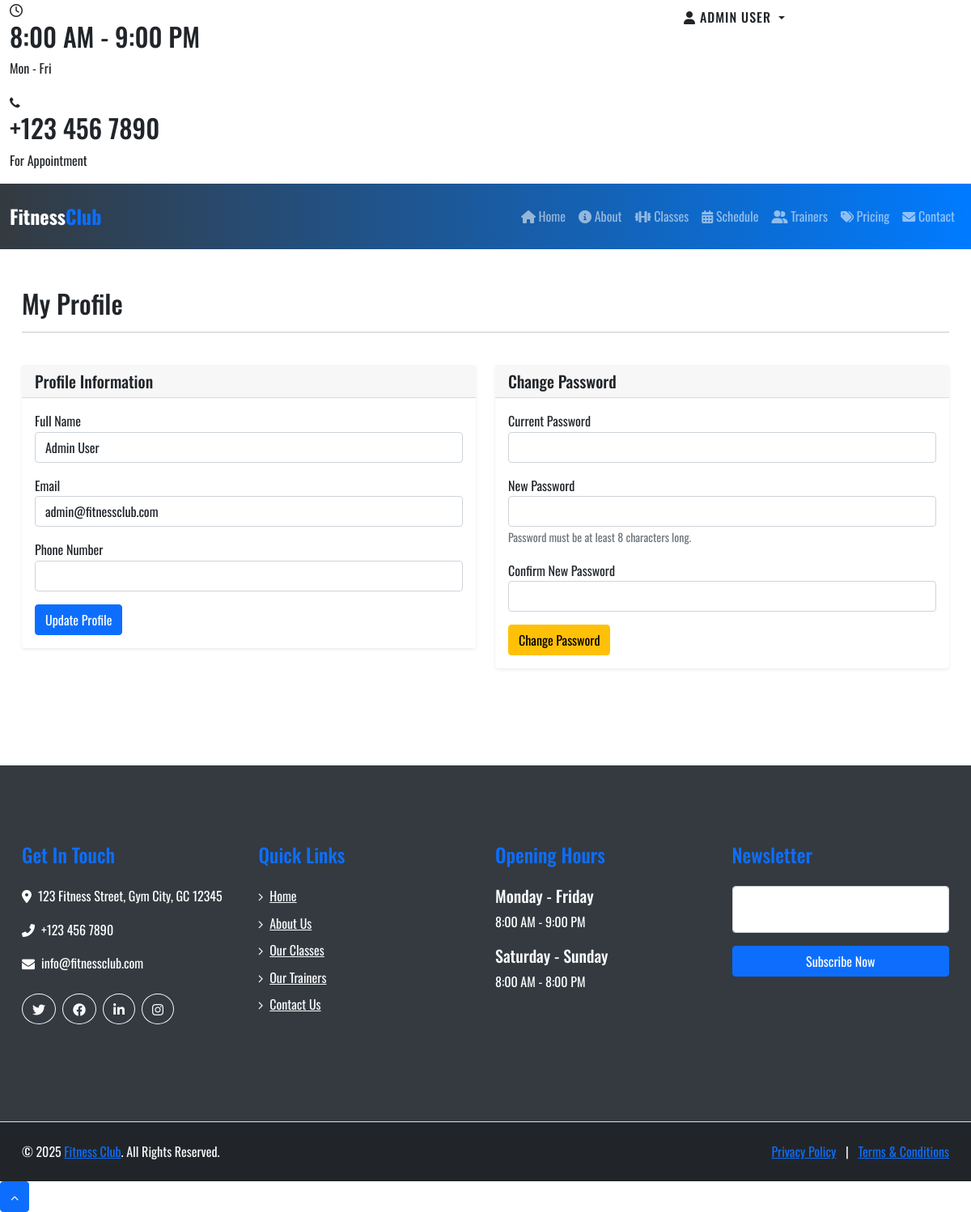
Page /member/profile.php (signed in) on the committed database.
### tables this page shows
CREATE TABLE users (
    id INT PRIMARY KEY AUTO_INCREMENT,
    name VARCHAR(100) NOT NULL,
    email VARCHAR(100) UNIQUE NOT NULL,
    password VARCHAR(255) NOT NULL,
    phone VARCHAR(20),
    role ENUM('member', 'admin') DEFAULT 'member',
    status ENUM('active', 'inactive') DEFAULT 'active',
    join_date DATETIME DEFAULT CURRENT_TIMESTAMP
);

### includes/db.php (called while the page is built, shortened)
<?php
class Database
{
    private static $instance = null;
    private $conn;
    private function __construct()
    {
        try {
            $dsn = "mysql:host=" . DB_HOST .
                ";dbname=" . DB_NAME .
                ";charset=" . DB_CHARSET;
            $options = [
                PDO::ATTR_ERRMODE => PDO::ERRMODE_EXCEPTION,
                PDO::ATTR_DEFAULT_FETCH_MODE => PDO::FETCH_ASSOC,
                PDO::ATTR_EMULATE_PREPARES => false,
            ];
            $this->conn = new PDO($dsn, DB_USER, DB_PASS, $options);
        } catch (PDOException $e) {
            error_log("Connection Error: " . $e->getMessage());
            throw new Exception("Database connection failed");
        }
    }
    public static function getInstance()
    {
        if (self::$instance === null) {
            self::$instance = new self();
        }
        return self::$instance;
    }
    public function query($sql, $params = [])
    {
        try {
            $stmt = $this->conn->prepare($sql);
            $stmt->execute($params);
            return $stmt;
        } catch (PDOException $e) {
            error_log("Query Error: " . $e->getMessage());
            throw new Exception("Database query failed");
        }
    }
    public function fetchOne($sql, $params = [])
    {
        try {
            $stmt = $this->query($sql, $params);
            return $stmt->fetch();
        } catch (Exception $e) {
            error_log("FetchOne Error: " . $e->getMessage());
            throw new Exception("Failed to fetch data");
        }
    }
}

### includes/auth.php (called while the page is built, shortened)
<?php
require_once 'db.php';
class Auth {
    private $db;
    public function __construct() {
        $this->db = Database::getInstance();
    }
    public function isLoggedIn() {
        return isset($_SESSION['user_id']) && !empty($_SESSION['user_id']);
    }
    public function getUserById($userId) {
        return $this->db->fetchOne(
            "SELECT id, name, email, phone, role, join_date, status
             FROM users
             WHERE id = ? AND status = 'active'",
            [$userId]
        );
    }
    public function getCurrentUser() {
        return $this->getUserById($_SESSION['user_id']);
    }
}
?>

### member/profile.php (the view, shortened to what this page needs)
<?php
require_once '../includes/auth.php';
$auth = new Auth();
$user = $auth->getUserById($_SESSION["user_id"]);
$name_err = $email_err = $phone_err = $password_err = $confirm_password_err = "";
?>
<?php include '../includes/header.php'; ?>
<div class="container py-5">
    <div class="row">
        <div class="col-md-12 mb-4">
            <h2>My Profile</h2>
            <hr>
        </div>
        <div class="col-md-6 mb-4">
            <div class="card shadow-sm">
                <div class="card-header">
                    <h5 class="card-title mb-0">Profile Information</h5>
                </div>
                <div class="card-body">
                    <form action="<?php echo htmlspecialchars($_SERVER["PHP_SELF"]); ?>" method="post">
                        <div class="mb-3">
                            <label for="name">Full Name</label>
                            <input type="text" name="name" class="form-control <?php echo (!empty($name_err)) ? 'is-invalid' : ''; ?>"
                                   value="<?php echo htmlspecialchars($user['name']); ?>">
                        </div>
                        <div class="mb-3">
                            <label for="email">Email</label>
                            <input type="email" name="email" class="form-control <?php echo (!empty($email_err)) ? 'is-invalid' : ''; ?>"
                                   value="<?php echo htmlspecialchars($user['email']); ?>">
                        </div>
                        <div class="mb-3">
                            <label for="phone">Phone Number</label>
                            <input type="tel" name="phone" class="form-control <?php echo (!empty($phone_err)) ? 'is-invalid' : ''; ?>"
                                   value="<?php echo htmlspecialchars($user['phone']); ?>">
                        </div>
                        <button type="submit" name="update_profile" class="btn btn-primary">Update Profile</button>
                    </form>
                </div>
            </div>
        </div>
        <div class="col-md-6 mb-4">
            <div class="card shadow-sm">
                <div class="card-header">
                    <h5 class="card-title mb-0">Change Password</h5>
                </div>
                <div class="card-body">
                    <form action="<?php echo htmlspecialchars($_SERVER["PHP_SELF"]); ?>" method="post">
                        <div class="mb-3">
                            <label for="current_password">Current Password</label>
                            <input type="password" name="current_password" class="form-control <?php echo (!empty($password_err)) ? 'is-invalid' : ''; ?>">
                        </div>
                        <div class="mb-3">
                            <label for="new_password">New Password</label>
                            <input type="password" name="new_password" class="form-control">
                            <small class="form-text text-muted">Password must be at least 8 characters long.</small>
                        </div>
                        <div class="mb-3">
                            <label for="confirm_password">Confirm New Password</label>
                            <input type="password" name="confirm_password" class="form-control <?php echo (!empty($confirm_password_err)) ? 'is-invalid' : ''; ?>">
                        </div>
                        <button type="submit" name="change_password" class="btn btn-warning">Change Password</button>
                    </form>
                </div>
            </div>
        </div>
    </div>
</div>
<?php include '../includes/footer.php'; ?>

### includes/header.php (shortened to what this page needs)
<?php
require_once 'functions.php';
require_once 'auth.php';
$auth = new Auth();
$isLoggedIn = $auth->isLoggedIn();
$currentUser = $isLoggedIn ? $auth->getCurrentUser() : null;
$currentPage = basename($_SERVER['PHP_SELF']);
?>
<!DOCTYPE html>
<html lang="en">
<head>
    <link href="https://cdn.jsdelivr.net/npm/bootstrap@5.1.3/dist/css/bootstrap.min.css" rel="stylesheet">
    <link href="https://cdnjs.cloudflare.com/ajax/libs/font-awesome/6.0.0/css/all.min.css" rel="stylesheet">
    <link href="css/animate.css" rel="stylesheet">
    <link href="css/style.css" rel="stylesheet">
    <link href="css/custom.css" rel="stylesheet">
</head>
<body>
    <div class="top-bar d-none d-md-block">
        <div class="container-fluid">
            <div class="row">
                <div class="col-md-8">
                    <div class="top-bar-left">
                        <div class="text">
                            <i class="far fa-clock"></i>
                            <h2>8:00 AM - 9:00 PM</h2>
                            <p>Mon - Fri</p>
                        </div>
                        <div class="text">
                            <i class="fa fa-phone"></i>
                            <h2>+123 456 7890</h2>
                            <p>For Appointment</p>
                        </div>
                    </div>
                </div>
                <div class="col-md-4">
                    <div class="top-bar-right">
                        <?php if ($isLoggedIn): ?>
                            <div class="dropdown">
                                <button class="btn btn-custom dropdown-toggle" type="button" id="userDropdown"
                                    data-bs-toggle="dropdown" aria-expanded="false">
                                    <i class="fas fa-user"></i>
                                    <?php echo htmlspecialchars($currentUser['name']); ?>
                                </button>
                            </div>
                        <?php endif; ?>
                    </div>
                </div>
            </div>
        </div>
    </div>
    <nav class="navbar navbar-expand-lg navbar-dark bg-dark navbar-custom sticky-top">
        <div class="container-fluid">
            <a href="index.php" class="navbar-brand">
                Fitness<span class="text-primary">Club</span>
            </a>
            <div class="collapse navbar-collapse" id="navbarCollapse">
                <div class="navbar-nav ms-auto">
                    <a href="index.php" class="nav-item nav-link <?php echo $currentPage == 'index.php' ? 'active' : ''; ?>">
                        <i class="fas fa-home"></i> Home
                    </a>
                    <a href="about.php" class="nav-item nav-link <?php echo $currentPage == 'about.php' ? 'active' : ''; ?>">
                        <i class="fas fa-info-circle"></i> About
                    </a>
                    <a href="admin/classes.php" class="nav-item nav-link <?php echo $currentPage == 'classes.php' ? 'active' : ''; ?>">
                        <i class="fas fa-dumbbell"></i> Classes
                    </a>
                    <a href="schedule.php" class="nav-item nav-link <?php echo $currentPage == 'schedule.php' ? 'active' : ''; ?>">
                        <i class="fas fa-calendar-alt"></i> Schedule
                    </a>
                    <a href="admin/trainers.php" class="nav-item nav-link <?php echo $currentPage == 'trainers.php' ? 'active' : ''; ?>">
                        <i class="fas fa-user-friends"></i> Trainers
                    </a>
                    <a href="pricing.php" class="nav-item nav-link <?php echo $currentPage == 'pricing.php' ? 'active' : ''; ?>">
                        <i class="fas fa-tags"></i> Pricing
                    </a>
                    <a href="contact.php" class="nav-item nav-link <?php echo $currentPage == 'contact.php' ? 'active' : ''; ?>">
                        <i class="fas fa-envelope"></i> Contact
                    </a>
                </div>
            </div>
        </div>
    </nav>
    <div class="container-fluid">

### css/style.css (style rules this page uses)
body { margin:0; padding:0; overflow-x: hidden; }
* { box-sizing: border-box; margin:0; padding:0; font-family: 'Oswald', sans-serif; }
.container { max-width: 1170px; margin: auto; }

### css/custom.css (style rules this page uses)
:root { --primary-color: #007bff; --secondary-color: #6c757d; --success-color: #28a745; --warning-color: #ffc107; --danger-color: #dc3545; --light-color: #f8f9fa; --dark-color: #343a40; }
body { font-family: 'Roboto', sans-serif; line-height: 1.6; }
.navbar-custom { background: linear-gradient(to right, var(--dark-color), var(--primary-color)); padding: 1rem 0; }
.navbar-brand { font-weight: 700; font-size: 1.5rem; }
.card { transition: transform 0.3s ease; border: none; }
.btn-custom { border-radius: 25px; padding: 0.5rem 2rem; text-transform: uppercase; font-weight: 500; letter-spacing: 1px; }

### rows in the picture
users: name "ADMIN USER", name "Admin User", email "admin@fitnessclub.com"

### other values in the picture
SITE_NAME "Fitness Club"
